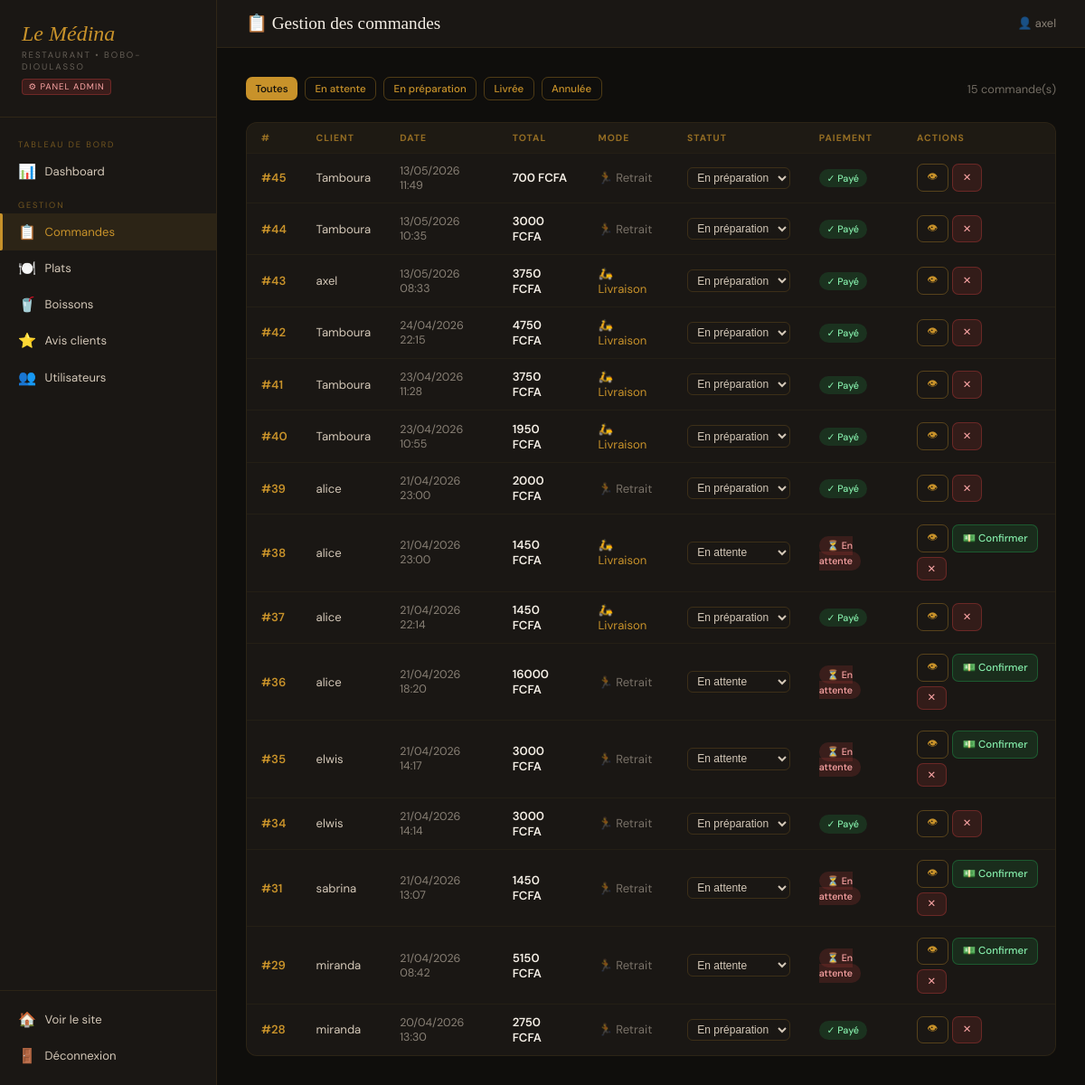
The page /panel/commandes/ (signed in) on the database as committed earlier.
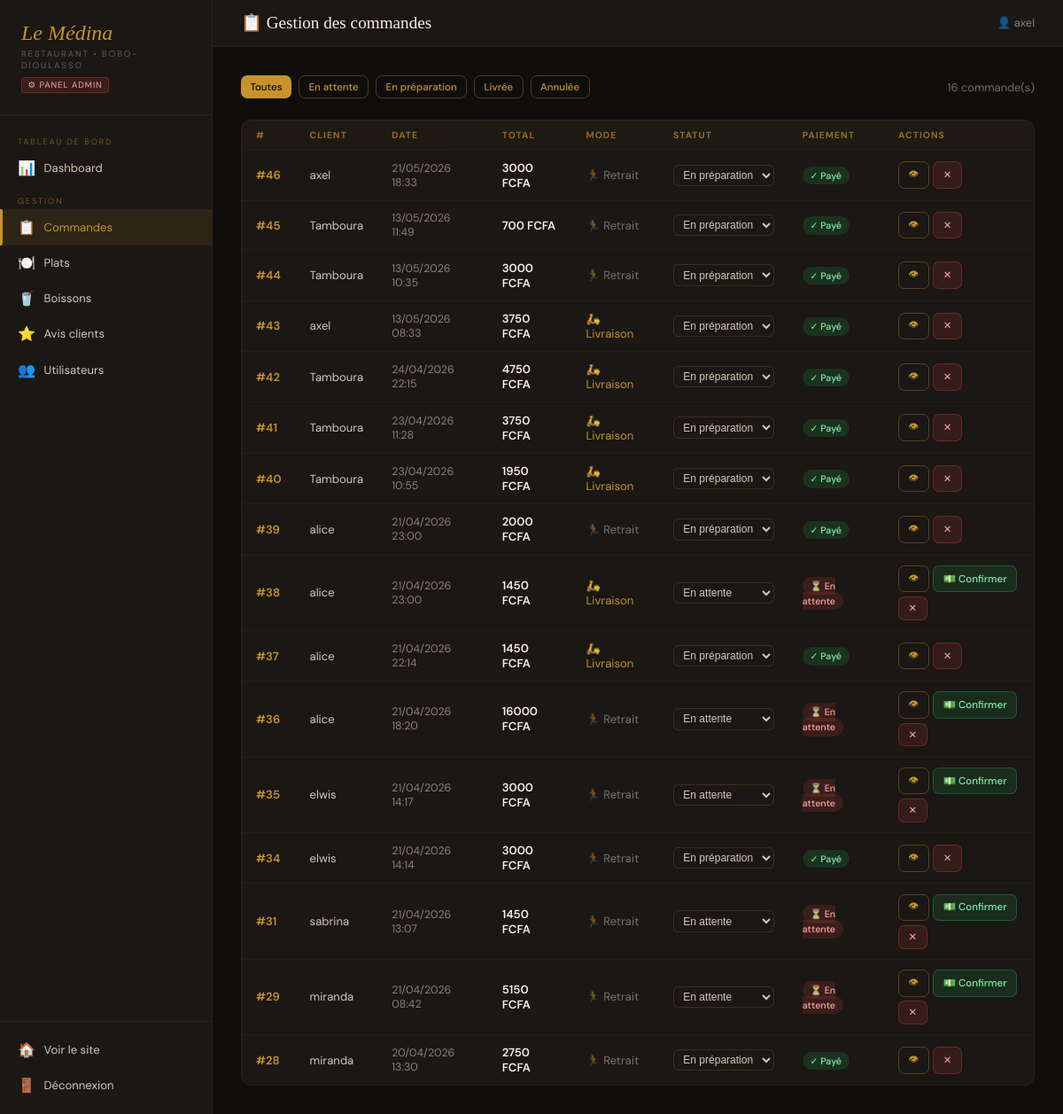
The same page on the database as committed later.
### shop/models.py (models this page shows, shortened)
class Commande(models.Model):
    MODE_CHOICES = [
        ('retrait', 'Retrait sur place'),
        ('livraison', 'Livraison à domicile'),
    ]
    STATUT_CHOICES = [
        ('en_attente', 'En attente'),
        ('en_preparation', 'En préparation'),
        ('livree', 'Livrée'),
        ('annulee', 'Annulée'),
    ]
    utilisateur = models.ForeignKey(User, on_delete=models.CASCADE)
    date_commande = models.DateTimeField(auto_now_add=True)
    total = models.DecimalField(max_digits=10, decimal_places=2, default=0)
    paye = models.BooleanField(default=False)
    statut = models.CharField(max_length=20, choices=STATUT_CHOICES, default='en_attente')
    mode_recuperation = models.CharField(max_length=20, choices=MODE_CHOICES, default='retrait')
    adresse_livraison = models.CharField(max_length=500, blank=True, default='')
    latitude = models.DecimalField(max_digits=9, decimal_places=6, null=True, blank=True)
    longitude = models.DecimalField(max_digits=9, decimal_places=6, null=True, blank=True)

### shop/views.py (the view)
# urls.py: path('panel/commandes/', views.admin_commandes, name='admin_commandes'),
@staff_required
def admin_commandes(request):
    statut = request.GET.get('statut', '')
    commandes = Commande.objects.select_related('utilisateur').order_by('-date_commande')
    if statut:
        commandes = commandes.filter(statut=statut)
    return render(request, 'shop/admin/commandes.html', {
        'commandes': commandes,
        'statut_filtre': statut,
        'statuts': Commande.STATUT_CHOICES,
    })

### shop/views.py (called while the page is built)
def staff_required(view_func):
    return user_passes_test(lambda u: u.is_staff, login_url='accueil')(view_func)

### shop/templates/shop/admin/commandes.html (shortened to what this page needs)
{% extends 'shop/admin/base.html' %}
{% block page_title %}📋 Gestion des commandes{% endblock %}
{% block content %}
<div class="section-header">
  <div style="display:flex;gap:.5rem;flex-wrap:wrap;">
    <a href="{% url 'admin_commandes' %}" class="btn {% if not statut_filtre %}btn-or{% else %}btn-outline{% endif %} btn-sm">Toutes</a>
    {% for val, label in statuts %}
    <a href="?statut={{ val }}" class="btn {% if statut_filtre == val %}btn-or{% else %}btn-outline{% endif %} btn-sm">{{ label }}</a>
    {% endfor %}
  </div>
  <div style="font-size:.8rem;opacity:.5;">{{ commandes|length }} commande(s)</div>
</div>
<div class="table-card">
  <table>
    <thead>
      <tr><th>#</th><th>Client</th><th>Date</th><th>Total</th><th>Mode</th><th>Statut</th><th>Paiement</th><th>Actions</th></tr>
    </thead>
    <tbody>
      {% for cmd in commandes %}
      <tr>
        <td style="color:var(--or);font-weight:600;">#{{ cmd.pk }}</td>
        <td>{{ cmd.utilisateur.username }}</td>
        <td style="opacity:.6;font-size:.78rem;">{{ cmd.date_commande|date:"d/m/Y H:i" }}</td>
        <td style="font-weight:600;color:var(--creme);">{{ cmd.total|floatformat:0 }} FCFA</td>
        <td>
          {% if cmd.mode_recuperation == 'livraison' %}
            <span style="color:var(--or);">🛵 Livraison</span>
          {% else %}
            <span style="opacity:.5;">🏃 Retrait</span>
          {% endif %}
        </td>
        <td>
          <form method="post" action="{% url 'admin_changer_statut' cmd.pk %}" style="display:inline;">
            <select name="statut" onchange="this.form.submit()"
              style="background:transparent;border:1px solid rgba(200,146,42,0.2);color:var(--texte);border-radius:6px;padding:.2rem .4rem;font-size:.75rem;cursor:pointer;">
              {% for val, label in statuts %}
              <option value="{{ val }}" {% if cmd.statut == val %}selected{% endif %} style="background:#1a1714;">{{ label }}</option>
              {% endfor %}
            </select>
          </form>
        </td>
        <td>
          {% if cmd.paye %}
            <span class="statut statut-paye">✓ Payé</span>
          {% else %}
            <span class="statut statut-non-paye">⏳ En attente</span>
          {% endif %}
        </td>
        <td>
          <div style="display:flex;gap:.3rem;flex-wrap:wrap;">
            <a href="{% url 'detail_commande' cmd.pk %}" class="btn btn-outline btn-sm">👁</a>
            {% if not cmd.paye %}
            <a href="{% url 'admin_confirmer_paiement' cmd.pk %}" class="btn btn-success btn-sm"
              onclick="return confirm('Confirmer le paiement en espèces de la commande #{{ cmd.pk }} ?')"
              title="Confirmer paiement espèces">💵 Confirmer</a>
            {% endif %}
            <a href="{% url 'admin_supprimer_commande' cmd.pk %}" class="btn btn-danger btn-sm"
              onclick="return confirm('Supprimer la commande #{{ cmd.pk }} ?')">✕</a>
          </div>
        </td>
      </tr>
      {% endfor %}
    </tbody>
  </table>
</div>
{% endblock %}

Rows that differ between the two databases and show on the page:
added Commande: pk "46", utilisateur.username "axel", date_commande "21/05/2026 18:33", total "3000", mode_recuperation "🏃 Retrait", statut "En préparation", paye "✓ Payé"
Other text that changed with them:
{{ commandes|length }}: "15" → "16"
